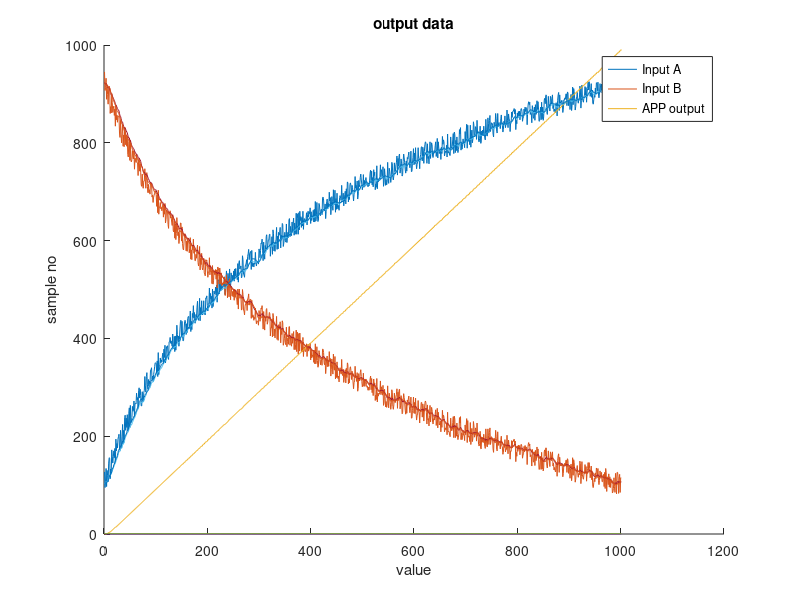

Reproduce this figure in MATLAB.
clear all; 

inputVector = csvread("acs_output_data.csv");

vectorsNo = rows(inputVector);

close all;
hold on;

for i = 1:vectorsNo
  plot(inputVector(i, :));
endfor;

title("output data");
xlabel("value");
ylabel("sample no");
legend("Input A", "Input B", "APP output");

hold off;